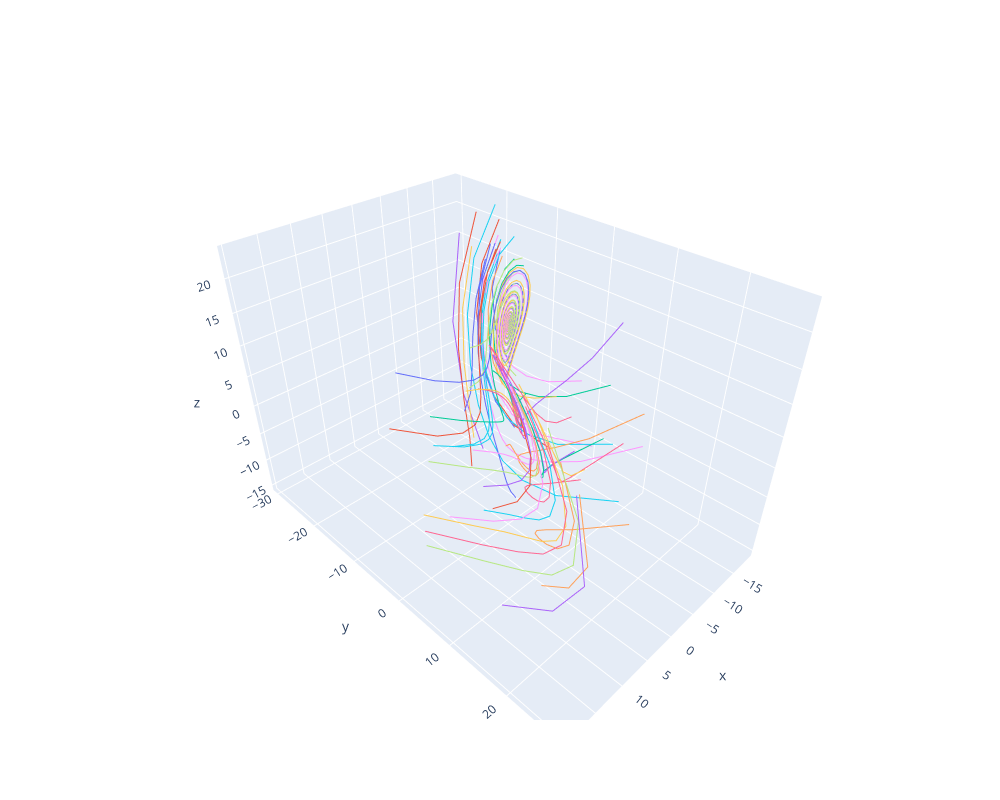

The notebook cell this image was saved under:
### Code cell
sigma = 10.0
beta = 8.0 / 3.0
rho = 14.0
ts = np.linspace(0, 30, 1000)
atol = 1e-6
rtol = 1e-6
dtmin = 1e-9
max_steps = 2_000

def vector_field(t, y, args):
    xi, yi, zi = y
    dxdt = sigma * (yi - xi)
    dydt = xi * (rho - zi) - yi
    dzdt = xi * yi - beta * zi
    return jnp.array([dxdt, dydt, dzdt])

def default_event(t, y, args, **kwargs):
    return y[2] > 20
    
term = ODETerm(vector_field)
solver = Tsit5()
saveat = SaveAt(ts=ts)
stepsize_controller = PIDController(rtol=rtol, atol=atol, dtmin=dtmin)
event = Event(default_event)

def solve(y0):
    return diffeqsolve(
        term,
        solver,
        t0=ts[0],
        t1=ts[-1],
        dt0=dtmin,
        y0=y0,
        saveat=saveat,
        stepsize_controller=stepsize_controller,
        max_steps=max_steps,
        adjoint=RecursiveCheckpointAdjoint(),
        event=event,
    )

N = 50
inputs = jnp.zeros((N, 3))
inputs = inputs.at[:, 2].set(
    jax.random.uniform(jax.random.PRNGKey(0), (N,), minval=-15.0, maxval=15.0)
)
inputs = inputs.at[:, 1].set(
    jax.random.uniform(jax.random.PRNGKey(1), (N,), minval=-15.0, maxval=15.0)
)
inputs = inputs.at[:, 0].set(
    jax.random.uniform(jax.random.PRNGKey(2), (N,), minval=-15.0, maxval=15.0)
)
sol = jax.vmap(solve)(inputs)
xyzs = sol.ys
fig = go.Figure()
for i in range(N):
    print(f"num_steps = {sol.stats["num_steps"][i]}")
    xyz = xyzs[i]
    fig.add_trace(
        go.Scatter3d(
            x=xyz[:, 0],
            y=xyz[:, 1],
            z=xyz[:, 2],
            mode="lines",
            showlegend=False,
        )
    )
fig.update_layout(width=1000, height=800)
fig

### Figure 1 — Plotly figure (JSON) as saved in the notebook; plotly's stock layout.template omitted (floating-point values rounded to 4 significant figures; data arrays with more than 128 entries replaced by an {"elided": "..."} marker saying what was removed)
{"data": [{"mode": "lines", "showlegend": false, "type": "scatter3d", "x": {"elided": "1000 float values"}, "y": {"elided": "1000 float values"}, "z": {"elided": "1000 float values"}}, {"mode": "lines", "showlegend": false, "type": "scatter3d", "x": {"elided": "1000 float values"}, "y": {"elided": "1000 float values"}, "z": {"elided": "1000 float values"}}, {"mode": "lines", "showlegend": false, "type": "scatter3d", "x": {"elided": "1000 float values"}, "y": {"elided": "1000 float values"}, "z": {"elided": "1000 float values"}}, {"mode": "lines", "showlegend": false, "type": "scatter3d", "x": {"elided": "1000 float values"}, "y": {"elided": "1000 float values"}, "z": {"elided": "1000 float values"}}, {"mode": "lines", "showlegend": false, "type": "scatter3d", "x": {"elided": "1000 float values"}, "y": {"elided": "1000 float values"}, "z": {"elided": "1000 float values"}}, {"mode": "lines", "showlegend": false, "type": "scatter3d", "x": {"elided": "1000 float values"}, "y": {"elided": "1000 float values"}, "z": {"elided": "1000 float values"}}, {"mode": "lines", "showlegend": false, "type": "scatter3d", "x": {"elided": "1000 float values"}, "y": {"elided": "1000 float values"}, "z": {"elided": "1000 float values"}}, {"mode": "lines", "showlegend": false, "type": "scatter3d", "x": {"elided": "1000 float values"}, "y": {"elided": "1000 float values"}, "z": {"elided": "1000 float values"}}, {"mode": "lines", "showlegend": false, "type": "scatter3d", "x": {"elided": "1000 float values"}, "y": {"elided": "1000 float values"}, "z": {"elided": "1000 float values"}}, {"mode": "lines", "showlegend": false, "type": "scatter3d", "x": {"elided": "1000 float values"}, "y": {"elided": "1000 float values"}, "z": {"elided": "1000 float values"}}, {"mode": "lines", "showlegend": false, "type": "scatter3d", "x": {"elided": "1000 float values"}, "y": {"elided": "1000 float values"}, "z": {"elided": "1000 float values"}}, {"mode": "lines", "showlegend": false, "type": "scatter3d", "x": {"elided": "1000 float values"}, "y": {"elided": "1000 float values"}, "z": {"elided": "1000 float values"}}, {"mode": "lines", "showlegend": false, "type": "scatter3d", "x": {"elided": "1000 float values"}, "y": {"elided": "1000 float values"}, "z": {"elided": "1000 float values"}}, {"mode": "lines", "showlegend": false, "type": "scatter3d", "x": {"elided": "1000 float values"}, "y": {"elided": "1000 float values"}, "z": {"elided": "1000 float values"}}, {"mode": "lines", "showlegend": false, "type": "scatter3d", "x": {"elided": "1000 float values"}, "y": {"elided": "1000 float values"}, "z": {"elided": "1000 float values"}}, {"mode": "lines", "showlegend": false, "type": "scatter3d", "x": {"elided": "1000 float values"}, "y": {"elided": "1000 float values"}, "z": {"elided": "1000 float values"}}, {"mode": "lines", "showlegend": false, "type": "scatter3d", "x": {"elided": "1000 float values"}, "y": {"elided": "1000 float values"}, "z": {"elided": "1000 float values"}}, {"mode": "lines", "showlegend": false, "type": "scatter3d", "x": {"elided": "1000 float values"}, "y": {"elided": "1000 float values"}, "z": {"elided": "1000 float values"}}, {"mode": "lines", "showlegend": false, "type": "scatter3d", "x": {"elided": "1000 float values"}, "y": {"elided": "1000 float values"}, "z": {"elided": "1000 float values"}}, {"mode": "lines", "showlegend": false, "type": "scatter3d", "x": {"elided": "1000 float values"}, "y": {"elided": "1000 float values"}, "z": {"elided": "1000 float values"}}, {"mode": "lines", "showlegend": false, "type": "scatter3d", "x": {"elided": "1000 float values"}, "y": {"elided": "1000 float values"}, "z": {"elided": "1000 float values"}}, {"mode": "lines", "showlegend": false, "type": "scatter3d", "x": {"elided": "1000 float values"}, "y": {"elided": "1000 float values"}, "z": {"elided": "1000 float values"}}, {"mode": "lines", "showlegend": false, "type": "scatter3d", "x": {"elided": "1000 float values"}, "y": {"elided": "1000 float values"}, "z": {"elided": "1000 float values"}}, {"mode": "lines", "showlegend": false, "type": "scatter3d", "x": {"elided": "1000 float values"}, "y": {"elided": "1000 float values"}, "z": {"elided": "1000 float values"}}, {"mode": "lines", "showlegend": false, "type": "scatter3d", "x": {"elided": "1000 float values"}, "y": {"elided": "1000 float values"}, "z": {"elided": "1000 float values"}}, {"mode": "lines", "showlegend": false, "type": "scatter3d", "x": {"elided": "1000 float values"}, "y": {"elided": "1000 float values"}, "z": {"elided": "1000 float values"}}, {"mode": "lines", "showlegend": false, "type": "scatter3d", "x": {"elided": "1000 float values"}, "y": {"elided": "1000 float values"}, "z": {"elided": "1000 float values"}}, {"mode": "lines", "showlegend": false, "type": "scatter3d", "x": {"elided": "1000 float values"}, "y": {"elided": "1000 float values"}, "z": {"elided": "1000 float values"}}, {"mode": "lines", "showlegend": false, "type": "scatter3d", "x": {"elided": "1000 float values"}, "y": {"elided": "1000 float values"}, "z": {"elided": "1000 float values"}}, {"mode": "lines", "showlegend": false, "type": "scatter3d", "x": {"elided": "1000 float values"}, "y": {"elided": "1000 float values"}, "z": {"elided": "1000 float values"}}, {"mode": "lines", "showlegend": false, "type": "scatter3d", "x": {"elided": "1000 float values"}, "y": {"elided": "1000 float values"}, "z": {"elided": "1000 float values"}}, {"mode": "lines", "showlegend": false, "type": "scatter3d", "x": {"elided": "1000 float values"}, "y": {"elided": "1000 float values"}, "z": {"elided": "1000 float values"}}, {"mode": "lines", "showlegend": false, "type": "scatter3d", "x": {"elided": "1000 float values"}, "y": {"elided": "1000 float values"}, "z": {"elided": "1000 float values"}}, {"mode": "lines", "showlegend": false, "type": "scatter3d", "x": {"elided": "1000 float values"}, "y": {"elided": "1000 float values"}, "z": {"elided": "1000 float values"}}, {"mode": "lines", "showlegend": false, "type": "scatter3d", "x": {"elided": "1000 float values"}, "y": {"elided": "1000 float values"}, "z": {"elided": "1000 float values"}}, {"mode": "lines", "showlegend": false, "type": "scatter3d", "x": {"elided": "1000 float values"}, "y": {"elided": "1000 float values"}, "z": {"elided": "1000 float values"}}, {"mode": "lines", "showlegend": false, "type": "scatter3d", "x": {"elided": "1000 float values"}, "y": {"elided": "1000 float values"}, "z": {"elided": "1000 float values"}}, {"mode": "lines", "showlegend": false, "type": "scatter3d", "x": {"elided": "1000 float values"}, "y": {"elided": "1000 float values"}, "z": {"elided": "1000 float values"}}, {"mode": "lines", "showlegend": false, "type": "scatter3d", "x": {"elided": "1000 float values"}, "y": {"elided": "1000 float values"}, "z": {"elided": "1000 float values"}}, {"mode": "lines", "showlegend": false, "type": "scatter3d", "x": {"elided": "1000 float values"}, "y": {"elided": "1000 float values"}, "z": {"elided": "1000 float values"}}, {"mode": "lines", "showlegend": false, "type": "scatter3d", "x": {"elided": "1000 float values"}, "y": {"elided": "1000 float values"}, "z": {"elided": "1000 float values"}}, {"mode": "lines", "showlegend": false, "type": "scatter3d", "x": {"elided": "1000 float values"}, "y": {"elided": "1000 float values"}, "z": {"elided": "1000 float values"}}, {"mode": "lines", "showlegend": false, "type": "scatter3d", "x": {"elided": "1000 float values"}, "y": {"elided": "1000 float values"}, "z": {"elided": "1000 float values"}}, {"mode": "lines", "showlegend": false, "type": "scatter3d", "x": {"elided": "1000 float values"}, "y": {"elided": "1000 float values"}, "z": {"elided": "1000 float values"}}, {"mode": "lines", "showlegend": false, "type": "scatter3d", "x": {"elided": "1000 float values"}, "y": {"elided": "1000 float values"}, "z": {"elided": "1000 float values"}}, {"mode": "lines", "showlegend": false, "type": "scatter3d", "x": {"elided": "1000 float values"}, "y": {"elided": "1000 float values"}, "z": {"elided": "1000 float values"}}, {"mode": "lines", "showlegend": false, "type": "scatter3d", "x": {"elided": "1000 float values"}, "y": {"elided": "1000 float values"}, "z": {"elided": "1000 float values"}}, {"mode": "lines", "showlegend": false, "type": "scatter3d", "x": {"elided": "1000 float values"}, "y": {"elided": "1000 float values"}, "z": {"elided": "1000 float values"}}, {"mode": "lines", "showlegend": false, "type": "scatter3d", "x": {"elided": "1000 float values"}, "y": {"elided": "1000 float values"}, "z": {"elided": "1000 float values"}}, {"mode": "lines", "showlegend": false, "type": "scatter3d", "x": {"elided": "1000 float values"}, "y": {"elided": "1000 float values"}, "z": {"elided": "1000 float values"}}], "layout": {"height": 800, "width": 1000}}
